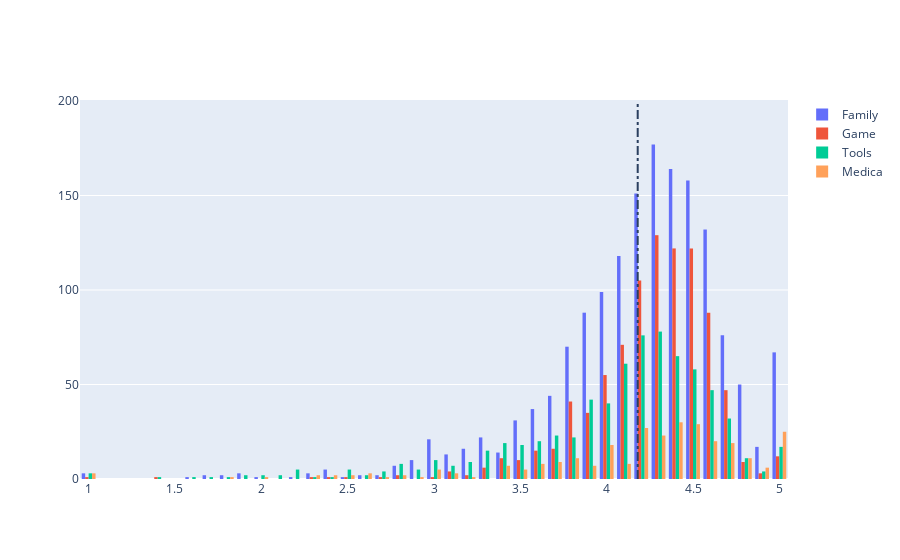

Notebook code cell kept with this figure:
### Code cell
# Average rating of apps
avg_app_rating = apps['Rating'].mean()
print('Average app rating = ', avg_app_rating)

fam = go.Histogram(x = apps[apps.Category=="FAMILY"]['Rating'], name = "Family")
game = go.Histogram(x = apps[apps.Category =="GAME"]["Rating"], name = "Game")
tools = go.Histogram(x = apps[apps.Category =="TOOLS"]["Rating"], name = "Tools")
bussiness = go.Histogram(x = apps[apps.Category =="BUSSINESS"]["Rating"], name = "Bussiness")
medical = go.Histogram(x = apps[apps.Category =="MEDICAL"]["Rating"], name = "Medica")

layout = {'shapes': [{
              'type' :'line',
              'x0': avg_family_rating,
              'y0': 0,
              'x1': avg_family_rating,
              'y1': 200,
              'line': { 'dash': 'dashdot'}
          }]
          }

data = [fam, game, tools, bussiness, medical]

plotly.offline.iplot({'data': data, 'layout': layout})

### Figure 1 — Plotly figure (JSON) as saved in the notebook; plotly's stock layout.template omitted (floating-point values rounded to 4 significant figures; data arrays with more than 128 entries replaced by an {"elided": "..."} marker saying what was removed)
{"data": [{"name": "Family", "type": "histogram", "x": {"elided": "1832 float values"}}, {"name": "Game", "type": "histogram", "x": {"elided": "959 float values"}}, {"name": "Tools", "type": "histogram", "x": {"elided": "827 float values"}}, {"name": "Bussiness", "type": "histogram", "x": []}, {"name": "Medica", "type": "histogram", "x": {"elided": "395 float values"}}], "layout": {"shapes": [{"line": {"dash": "dashdot"}, "type": "line", "x0": 4.18, "x1": 4.18, "y0": 0, "y1": 200}]}}
